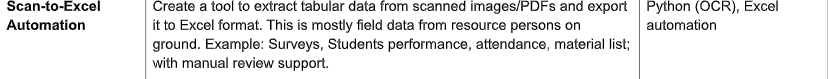
#> input picture Backend/sample.png, 828 x 79 px
$ python -i ocr_engine.py   (imports and definitions only)
#> lines starting #> are read from the running program, lines starting #| are printed output that depends on the picture
import cv2
import pytesseract
import pandas as pd

pytesseract.pytesseract.tesseract_cmd = r"C:\Program Files\Tesseract-OCR\tesseract.exe"

def process_image(image_path):
#> called with image_path = 'sample.png'
    image = cv2.imread(image_path)
#> image is the input picture: shape (79, 828, 3); min 0, max 255, mean 231.7

    if image is None:
        raise ValueError("Image not found")

    gray = cv2.cvtColor(image, cv2.COLOR_BGR2GRAY)

    thresh = cv2.adaptiveThreshold(
        gray, 255,
        cv2.ADAPTIVE_THRESH_GAUSSIAN_C,
        cv2.THRESH_BINARY,
        11, 2
    )
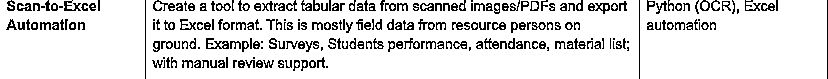
#> thresh: shape (79, 828); 87.3% white; black in thin lines or dots

#> (the run stopped early here; a loop or call above may not have finished)

$ run again, on Backend/single-info.png
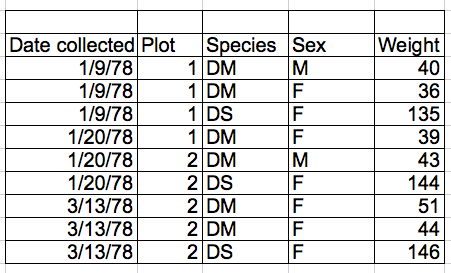
#> input picture Backend/single-info.png, 451 x 273 px
#> in process_image, image is the input picture: shape (273, 451, 3); mean B, G, R 222.6, 222.6, 222.7
#> in process_image, `gray = cv2.cvtColor(image, cv2.COLOR_BGR2GRAY)`:
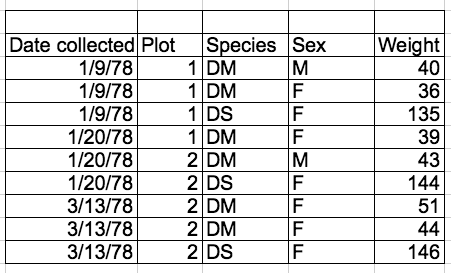
#> gray: shape (273, 451); min 0, max 255, mean 222.6
#> in process_image, `thresh = cv2.adaptiveThreshold( gray, 255, cv2.ADAPTIVE_THRESH_GAUSSIA..`:
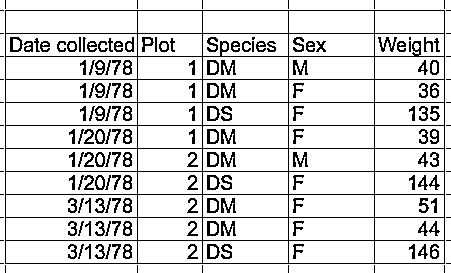
#> thresh: shape (273, 451); 86.4% white; black in thin lines or dots
